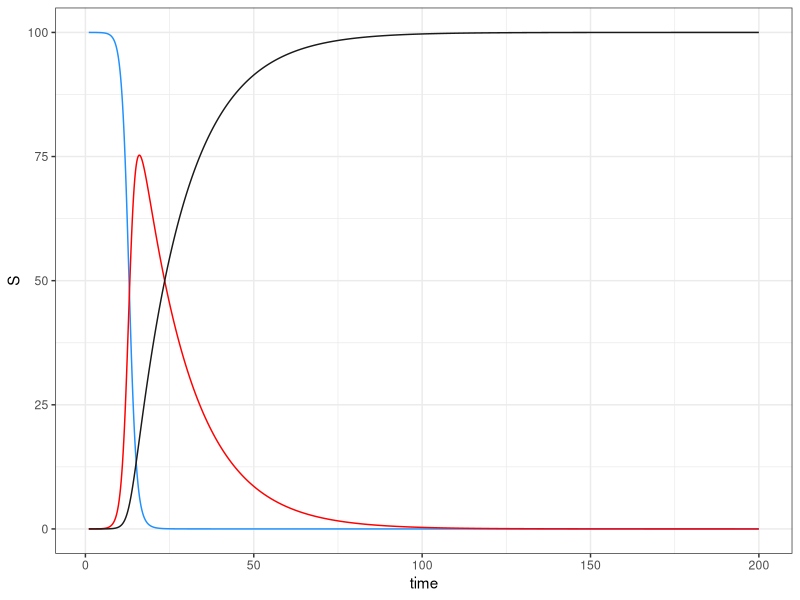
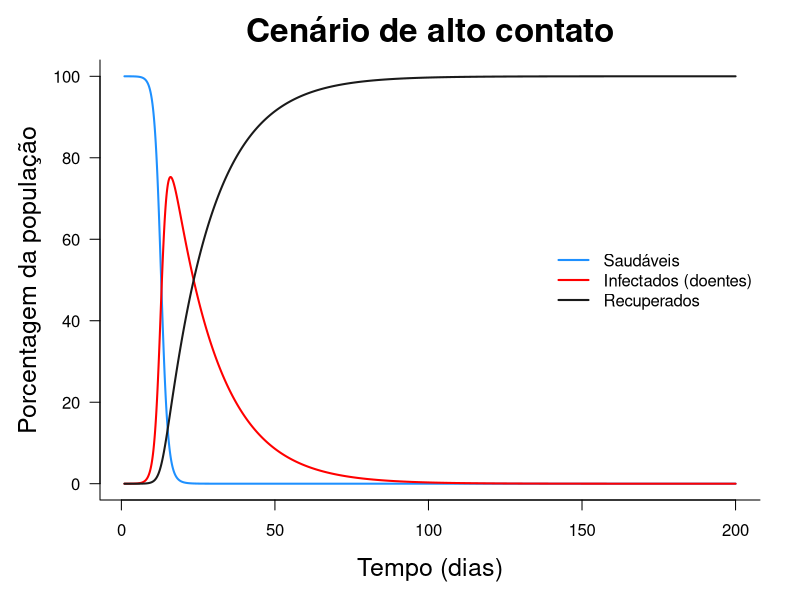
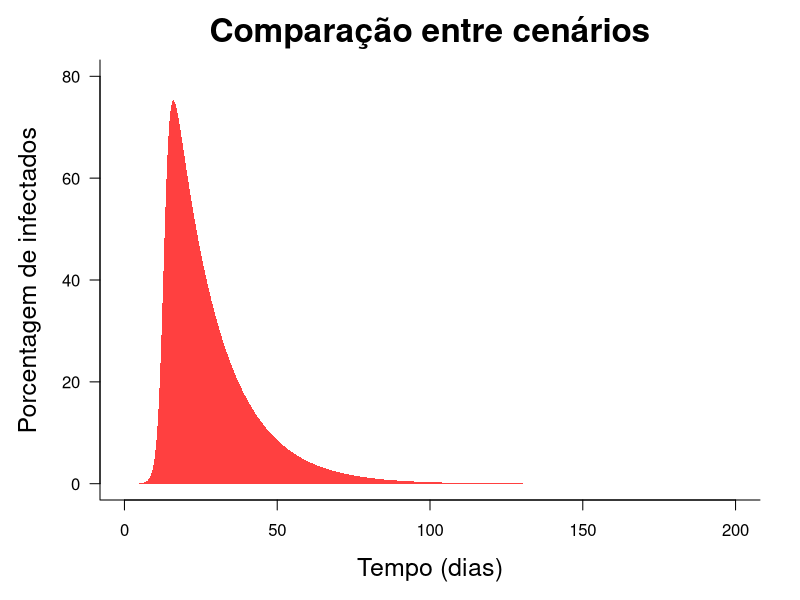

R code for these plots, in order: (Note: this script raises an error after producing the figures.)
# Simulações numéricas no modelo SIR
# https://biologiadeprogramas.wordpress.com/2020/03/22/o-modelo-sir-e-o-achatamento-da-curva/

# packages
library(deSolve)
library(tidyverse)

#----------------------------------------------------------

# SIR
# mais informacoes aqui: https://en.wikipedia.org/wiki/Compartmental_models_in_epidemiology

SIR = function(t, y, parms)
{
  with(as.list(c(y, parms)), 
       {
         N = S + I + R
         
         dS = -beta * I * S / N
         
         dI = beta * I * S / N - gamma * I
         
         dR = gamma * I
         
         return(list(c(S = dS, I = dI, R = dR)))
         
       })
}



# -------------------------------------------------------------------------



#vamos rodar dois cenarios

#aqui, cada pessoa infecta, em media, uma pessoa por dia
t1 = deSolve::ode(y = c(S = 22e4, I = 3, R = 0),
                  times =  seq(from = 1, to = 200, by = .1),
                  func = SIR,
                  parms = c(beta = 1, gamma = 1/15))
head(t1)

#convertendo os dados para porcentagem
dat1 = as.data.frame(t1)
head(dat1)
dat1[,-1] = dat1[,-1]/(22e4+3)*100
head(dat1)

#pico da infeccao
peak1 = which.max(t1[,"I"])
t1[peak1,]
round(dat1[peak1,])

# plot
dat1 %>% 
  tibble::as_tibble() %>% 
  ggplot() + 
  geom_line(aes(x = time, y = S), col = "dodgerblue") +
  geom_line(aes(x = time, y = I), col = "red") +
  geom_line(aes(x = time, y = R), col = "gray10") +
  theme_bw()

par(las=1, bty="l", mgp=c(3,1,0), mar=c(5,5,3, 2),
      oma=c(0,0,0,0),
      cex.lab=1.5, mfrow=c(1,1), cex.main=2)
  cols = c("dodgerblue","red","grey10")
  matplot(x=dat1$time,y=dat1[,-1], type="l", lty=1, 
          col=cols, lwd=2, xlab="Tempo (dias)", 
          ylab="Porcentagem da população",
          main="Cenário de alto contato")
  legend("right", col=cols, lty=1, lwd=2, bty="n",
         legend=c("Saudáveis", "Infectados (doentes)", "Recuperados"))


#comparando cenarios
library(plotrix)
library(scales)
fcols = alpha(c("red", "dodgerblue"), 0.75)
  par(las=1, bty="l", mgp=c(3,1,0), mar=c(5,5,3, 2),
      oma=c(0,0,0,0),
      cex.lab=1.5, mfrow=c(1,1), cex.main=2)
  
  plot(0, type="n", ylim=c(0,80), xlim=c(0,200),
     xlab="Tempo (dias)", 
     ylab="Porcentagem de infectados",
     main="Comparação entre cenários")
  
  #altas gambiarras pra desenhar uma area colorida
  polygon(x=c(0, dat1$time,200),
          y=c(0, dat1$I, 0), col = fcols[1], border=NA)
  
  polygon(x=c(0, dat2$time,200),
          y=c(0, dat2$I, 0), col = fcols[2], border=NA)

  legend("topright", col=fcols, pch=15, bty="n",
         legend=c("Alto contato", 
                "Contato reduzido"))

#um grafico soh com os dois cenarios
par(las=1, bty="l", mgp=c(3,1,0), mar=c(4,5,3, 2),
    oma=c(2,2,0,0),
    cex.lab=2, mfrow=c(2,1), cex.main=2)
cols = c("dodgerblue","red","grey10")
matplot(y=t1[,-1],x=t1[,1], type="l", lty=1, 
        col=cols, yaxt="n",
        lwd=2, xlab="", ylab="",
        main="Alto contato")
legend("right", col=cols, lty=1, lwd=2, bty="n",
        legend=c("Saudáveis", "DOENTES", "Recuperados"))

axis(side=2, at=seq(from=0, to=10, by=2)*1e5, 
     labels = c("zero", "200 mil", "400 mil", "600 mil",
                "800 mil", "1 milhão"))

matplot(y=t2[,-1],x=t2[,1], type="l", lty=1, 
        col=c("dodgerblue","red","grey10"), yaxt="n",
        lwd=2, xlab="", ylab="",
        main="Contato reduzido")

axis(side=2, at=seq(from=0, to=10, by=2)*1e5, 
    labels = c("zero", "200 mil", "400 mil", "600 mil",
                "800 mil", "1 milhão"))

legend("right", col=cols, lty=1, lwd=2, bty="n",
       legend=c("Saudáveis", "DOENTES", "Recuperados"))

par(las=3)
mtext(side=2, outer=TRUE, cex=2.5, line = 0, 
      text = "Número de pessoas")
par(las=1)
mtext(side=1, outer=TRUE, cex=2.5, line = 0, 
      text = "Tempo (dias)")

#==========================================================
